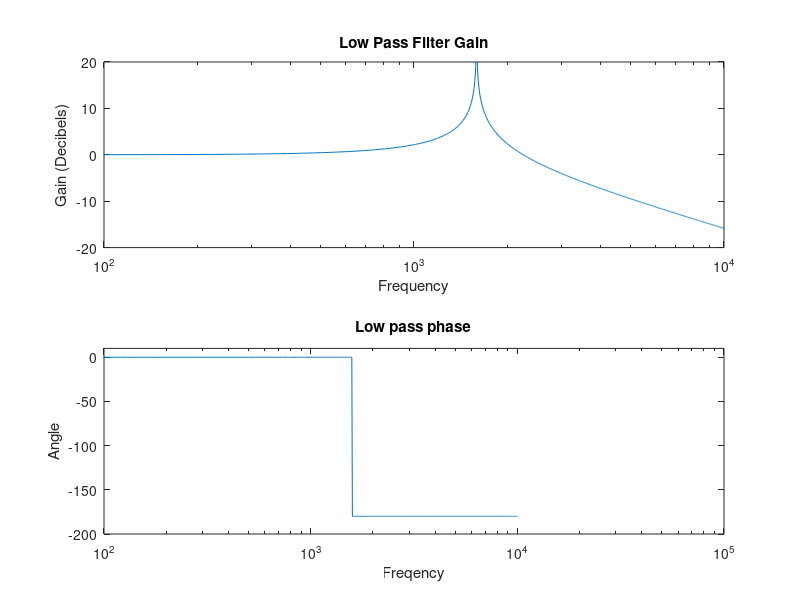

This chart was generated by the following MATLAB code:
function [ ] = lowcheck( )

freq = linspace(0, 10000, 1000);
 
R = 1000; %resistor value
C = 0.0000001; %capacitor value
 
% this for loop calculates gain for 1000 points between
% 0 and 10kHz
for x = 1:1000
    lowout(x) = ((1./(1+(((2.*j.*pi.*freq(x).*R.*C).^2)))));
end
 
% magnitude
lowoutlog = 10.*log10(abs(lowout));
% phase
phaseout = angle(lowout)*(-180/pi);
 
% magnitude plot
subplot(2,1,1);
semilogx(freq, lowoutlog);
title('Low Pass Filter Gain');
xlabel('Frequency');
ylabel('Gain (Decibels)');
axis([100,10000, -20,20]);
% phase plot
subplot(2,1,2);
semilogx(freq, phaseout);
title('Low pass phase');
xlabel('Freqency');
ylabel('Angle');
axis([100, 100000, -200, 10]);
 
end
